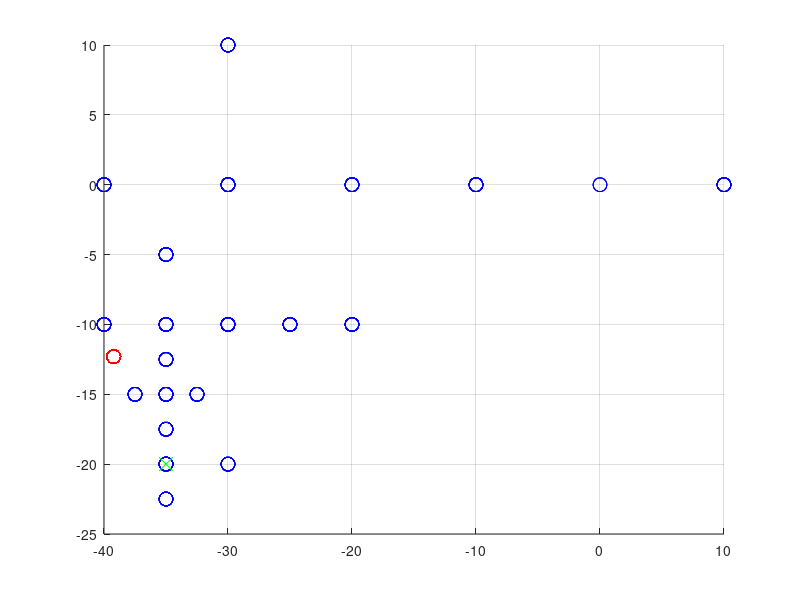

MATLAB code for this plot:
clear all; close all;

% define node coordinates xyz (z altitude)
node_position = [rand*200-100, rand*200-100, 0];
drone_position = [0, 0, 10];
distance = 9999;

% define increment in position
dist_increment = 10;
increment_0p0 = [0, dist_increment, 0];
increment_0m0 = [0, -dist_increment, 0];
increment_p00 = [dist_increment, 0, 0];
increment_m00 = [-dist_increment, 0, 0];

% define polynom of ESP as function of distance
p = [0.000916, -0.3961, -84.94];    % note that min at distance of 216: https://www.wolframalpha.com/input/?i=0.000916x%5E2-0.3961x-84.94

% init
time = 0; 
step = 1;
state = 0;
ESP = []; 
distance = [];
nb_measures_todo = 10;

% localization
while time < 400
    
    % plot positions
    plot3(node_position(1), node_position(2), node_position(3), 'ro', 'MarkerSize', 10); grid on; hold on;
    plot3(drone_position(1), drone_position(2), drone_position(3), 'bo', 'MarkerSize', 10);
    view(0, 90);
    
    % recompute distance and get ESP (only temporary, will be from lora message afterwards
    distance = [distance, norm(drone_position - node_position)];
    perfect_ESP = p(1)*distance(step)^2 + p(2)*distance(step) + p(3);
    measured_ESP = perfect_ESP + rand()*4-2;
    ESP = [ESP, measured_ESP];
    
    switch state
        case 0 % starting point
            state = 1;
        case 1 % try p00 direction
            fprintf('Going p00 of %.1f meters\n', dist_increment);
            drone_position = drone_position + increment_p00;
            measures = 0;
            state = 2;
        case 2 % check progress
            measures = measures + 1;
            fprintf('%d measures done\n', measures);
            if measures > nb_measures_todo
                if mean(ESP(step-nb_measures_todo:step)) > ESP(step-nb_measures_todo-1) % better signal on average of last three
                    fprintf('Progress, continuing in this direction\n');
                    state = 1;
                else
                    fprintf('No progress, go back then next direction\n');
                    drone_position = drone_position - increment_p00;
                    state = 3;
                end
            end
        case 3 % try m00 direction
            fprintf('Going m00 of %.1f meters\n', dist_increment);
            drone_position = drone_position + increment_m00;
            measures = 0;
            state = 4;
        case 4 %check progress
            measures = measures + 1;             
            fprintf('%d measures done\n', measures);
            if measures > nb_measures_todo
                if mean(ESP(step-nb_measures_todo:step)) > ESP(step-nb_measures_todo-1) % better signal on average of last three
                    fprintf('Progress, continuing in this direction\n');
                    state = 3;
                else
                    fprintf('No progress, go back then next direction\n');
                    drone_position = drone_position - increment_m00;
                    state = 5;
                end
            end
        case 5 % try 0p0 direction
            fprintf('Going 0p0 of %.1f meters\n', dist_increment);
            drone_position = drone_position + increment_0p0;
            measures = 0;
            state = 6;
        case 6 % check progress
            measures = measures + 1;             
            fprintf('%d measures done\n', measures);
            if measures > nb_measures_todo
                if mean(ESP(step-nb_measures_todo:step)) > ESP(step-nb_measures_todo-1) % better signal on average of last three
                    fprintf('Progress, continuing in this direction\n');
                    state = 5;
                else
                    fprintf('No progress, go back then next direction\n');
                    drone_position = drone_position - increment_0p0;
                    state = 7;
                end
            end
        case 7 % try m00 direction
            fprintf('Going 0m0 of %.1f meters\n', dist_increment);
            drone_position = drone_position + increment_0m0;
            measures = 0;
            state = 8;
        case 8 %check progress
            measures = measures + 1;             
            fprintf('%d measures done\n', measures);
            if measures > nb_measures_todo
                if mean(ESP(step-nb_measures_todo:step)) > ESP(step-nb_measures_todo-1) % better signal on average of last three
                    fprintf('Progress, continuing in this direction\n');
                    state = 7;
                else
                    fprintf('No progress, go back then next direction\n');
                    drone_position = drone_position - increment_0m0;
                    state = 9;
                end
            end
        case 9
            dist_increment = dist_increment/2;
            increment_0p0 = [0, dist_increment, 0];
            increment_0m0 = [0, -dist_increment, 0];
            increment_p00 = [dist_increment, 0, 0];
            increment_m00 = [-dist_increment, 0, 0];
            state = 1;
            if dist_increment < 2
                break;
            end
    end
    
    % time update
    time = time + 1;
    step = step + 1;
    
    % slows down simulation
    pause(0.1)
end

% estimated final position
estimated_position = drone_position;% + increment_p00 + increment_0p0; % increments only for without noise

% plot positions
plot3(node_position(1), node_position(2), node_position(3), 'ro', 'MarkerSize', 10); grid on; hold on;
plot3(drone_position(1), drone_position(2), drone_position(3), 'bo', 'MarkerSize', 10);
plot3(estimated_position(1), estimated_position(2), estimated_position(3), 'gx', 'MarkerSize', 10);
view(0, 90);

% print
fprintf('Estimated position of node: x=%.2f, y=%.2f\n', estimated_position(1), estimated_position(2));
fprintf('Real position of node: x=%.2f, y=%.2f\n', node_position(1), node_position(2));
fprintf('Error: dx=%.2f, dy=%.2f, norm=%.2f\n', abs(estimated_position(1) - node_position(1)), abs(estimated_position(2) - node_position(2)), norm([abs(drone_position(1) - node_position(1)), abs(drone_position(2) - node_position(2))])); 
